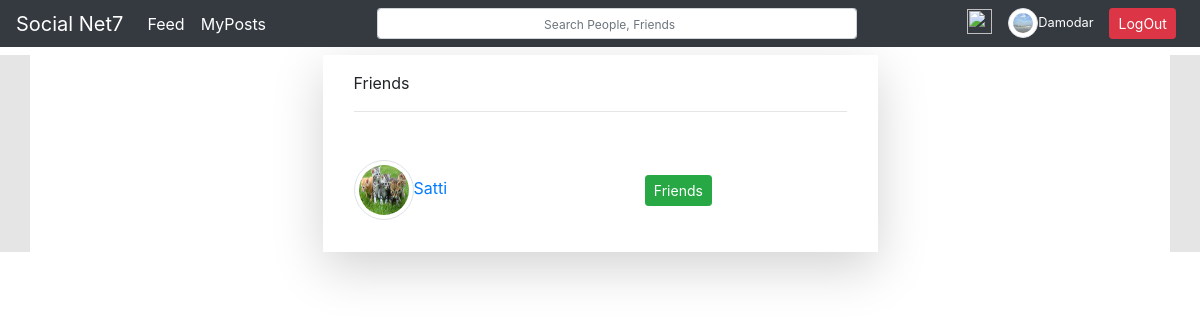
The page /friends (signed in) on the database as committed earlier.
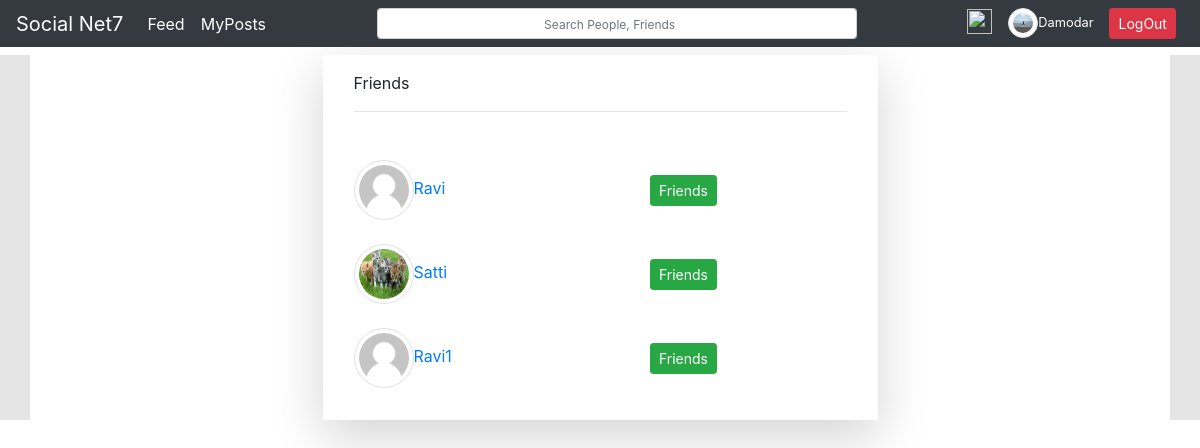
The same page on the database as committed later.
### users/models.py (models this page shows, shortened)
class SnetUser(AbstractUser):
	username = None
	email = models.EmailField(_('email address'), unique=True)
	signup_date = models.DateTimeField(auto_now_add=True)
	USERNAME_FIELD = 'email'
	REQUIRED_FIELDS = []
	objects = CustomUserManager()
	def __str__(self):
		return self.truncate()
	def truncate(self):
		return f'{self.email}'.split('@')[0]
	def fname_empty(self):
		if self.first_name == '':
			return True
		else:
			return False
	def friend_request(self):
		return Friends.objects.filter(freq_accp_id=self.id).filter(friends='No')
	def friends(self):
		return Friends.objects.filter(Q(freq_accp_id=self.id)|Q(freq_usr_id=self.id)).filter(friends='Yes')

class Profile(models.Model):
	image = models.ImageField(default='default_avatar_profile.jpg', upload_to=profile_img_directory)
	user = models.OneToOneField(SnetUser, on_delete=models.CASCADE)
	dob = models.DateField(null=True, blank=True)

class Friends(models.Model):
	freq = models.CharField(max_length=3, default='No')
	freq_usr = models.ForeignKey(SnetUser, on_delete=models.CASCADE)
	friends = models.CharField(max_length=3, default='No')
	freq_accp = models.ForeignKey(SnetUser, on_delete=models.CASCADE, related_name='friend_accep')

### users/views.py (the view)
# urls.py: path('friends', user_views.friend_req_received, name='friend_req_received'),
@login_required
def friend_req_received(request):
	frend_req_list = request.user.friend_request()
	friends = request.user.friends()
	return render(request, 'users/friends.html', locals())

### users/templates/users/friends.html (shortened to what this page needs)
{% extends 'users/base.html' %}
{% block body %}
<div class="container">
	<div class="container shadow-lg w-50">
		<div class="container mt-2 p-3">
				<span>Friends</span>
				<hr>
		</div>
		<div class="p-1">
			<table class="table table-borderless">
				<tbody>
					{% if friends %}
							{% for friend_obj in friends %}
								<tr>
									<td>
										{% if request.user == friend_obj.freq_usr %}
										<a href="{% url 'rprofile' friend_obj.freq_accp.id %}"><img class="img-thumbnail rounded-circle" src="{{friend_obj.freq_accp.profile.image.url}}" width=30 height=30>{{friend_obj.freq_accp|title}}</a>
										{% elif request.user == friend_obj.freq_accp %}
										<a href="{% url 'rprofile' friend_obj.freq_usr.id %}"><img class="img-thumbnail rounded-circle" src="{{friend_obj.freq_usr.profile.image.url}}" width=30 height=30>{{friend_obj.freq_usr|title}}</a>
										{% endif %}
									</td>
									<td>
										<button class="btn btn-sm btn-success">Friends</button>
									</td>
								</tr>
							{% endfor %}
					{% endif %}
				</tbody>
			</table>
		</div>
	</div>
</div>
{% endblock body %}

### users/templates/users/base.html (shortened to what this page needs)
{% load static %}
<!DOCTYPE html>
<html>
<head>
	<link rel="stylesheet" href="https://stackpath.bootstrapcdn.com/bootstrap/4.4.1/css/bootstrap.min.css">
	<link rel="stylesheet" href="//code.jquery.com/ui/1.12.1/themes/base/jquery-ui.css">
	<link rel="stylesheet" type="text/css" href="{% static 'main.css' %}">
</head>
<body class='poorthi_sarirammu'>
	<div>
		<nav class="navbar navbar-expand-md navbar-dark bg-dark pt-0 pb-0">
		 	<a class="navbar-brand" href="{% url 'feed:feed' %}">Social Net7</a>
			<div class="collapse navbar-collapse" id="navbarText">
			{% if user.is_authenticated %}
			    <ul class="navbar-nav mr-auto">
			      <li class="nav-item active">
			        <a class="nav-link text-white" href="{% url 'feed:feed' %}">Feed</a>
			      </li>
			      <li class="nav-item">
			        <a class="nav-link text-white" href="{% url 'feed:myposts' request.user.id %}">MyPosts</a>
			      </li>
			    </ul>
			    <ul class="navbar-nav mx-auto">
					<li class="nav-item">
					    <form id="search_form" method="post" data_url="{% url 'search' %}">
						    <div id='nav_search' class="input-group-sm">
						      	<input id='ip_nav_search'  type="search" class="form-control" name="search" placeholder="Search People, Friends" aria-label="Search" autocomplete="off">
						    </div>
					    </form>
					</li>
			    </ul>
			    <ul class="navbar-nav ml-auto">
			    	<li class="nav-item">
			    		{% if request.user.friend_request.count == 0 %}
			    			<a class="nav-link text-white" href="{% url 'friend_req_received' %}"><img class="heart" src="{% static 'components/empty_heart.png' %}"></a>
			    		{% else %}
			    			<a class="nav-link text-white" href="{% url 'friend_req_received' %}"><img class="heart" src="{% static 'components/filled_love.png' %}"></a>
			    		{% endif %}
			    	</li>
			    	<li class="nav-item">
		    			{% if request.user.fname_empty %}
		    			<div class="dropdown">
		    				<a class="nav-link text-white" href="{% url 'profile' %}" id="dropdownMenuLink" data-toggle="dropdown" aria-haspopup="true" aria-expanded="false">
				    			<img class="img-thumbnail navbar-profile-image rounded-circle" src="{{request.user.profile.image.url}}"><span class="small">{{request.user.truncate|title}}</span></a>
		    			</div>
		    			{% endif %}
				    </li>
				    <li class="navbar-nav ml-auto">
				    	<a class="nav-link text-white" href="{% url 'logout' %}"><span class="btn btn-sm btn-danger">LogOut</span></a>
				    </li>
			    </ul>
			   {% endif %}
			</div>
		</nav>
	</div>
	<div class="sharirammu">
		{% block body %}
		{% endblock body %}
	</div>
</body>
</html>

### feed/static/main.css (style rules this page uses)
#nav_search { position: relative; min-width: 30em; width: 100%; -moz-box-sizing: border-box; -webkit-box-sizing: border-box; box-sizing: border-box; }
.sharirammu { background-color: #E6E5E5; }
.container { background-color: #FFF; }
.img-thumbnail { width: 60px; height: 60px; max-width: none; }
.navbar-profile-image { width: 30px; height: 30px; }
* { box-sizing: border-box; }
.heart { width:25px; height: 25px; }
.table td { vertical-align: middle; }

Rows that differ between the two databases and show on the page:
changed SnetUser "Damodar": user.profile.image: a different picture
added Friends: freq_usr.profile.image (placeholder picture), freq_usr "Ravi"
added Friends: freq_accp.profile.image (placeholder picture), freq_accp "Ravi1"
